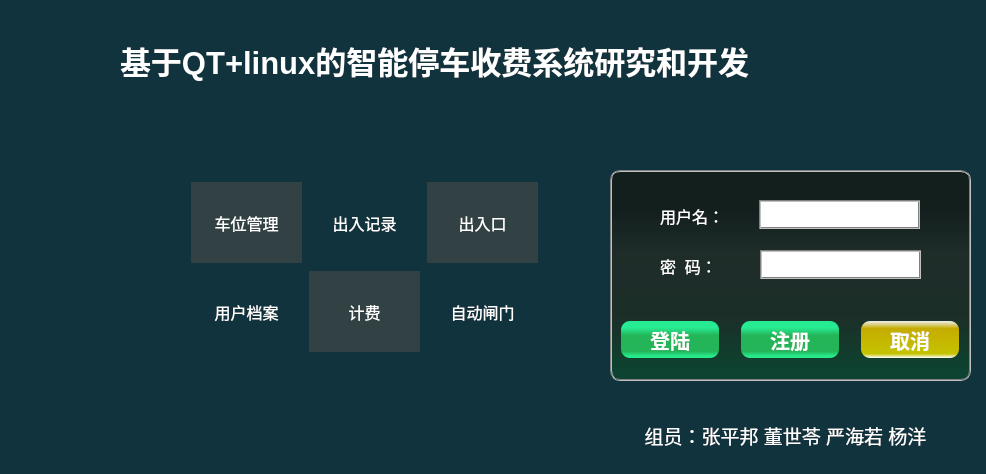
<?xml version="1.0" encoding="UTF-8"?>
<ui version="4.0">
 <class>Login</class>
 <widget class="QMainWindow" name="Login">
  <property name="geometry">
   <rect>
    <x>0</x>
    <y>0</y>
    <width>986</width>
    <height>474</height>
   </rect>
  </property>
  <property name="windowTitle">
   <string>MainWindow</string>
  </property>
  <property name="styleSheet">
   <string notr="true">background-color: rgb(16, 51, 61);</string>
  </property>
  <widget class="QWidget" name="centralwidget">
   <widget class="QLabel" name="label_2">
    <property name="geometry">
     <rect>
      <x>120</x>
      <y>20</y>
      <width>801</width>
      <height>81</height>
     </rect>
    </property>
    <property name="font">
     <font>
      <pointsize>23</pointsize>
      <weight>75</weight>
      <italic>false</italic>
      <bold>true</bold>
      <underline>false</underline>
      <kerning>true</kerning>
     </font>
    </property>
    <property name="mouseTracking">
     <bool>false</bool>
    </property>
    <property name="styleSheet">
     <string notr="true">color: rgb(255, 255, 255);
background-color: rgba(29, 40, 52, 0);</string>
    </property>
    <property name="frameShadow">
     <enum>QFrame::Sunken</enum>
    </property>
    <property name="text">
     <string>基于QT+linux的智能停车收费系统研究和开发</string>
    </property>
   </widget>
   <widget class="QGroupBox" name="groupBox">
    <property name="geometry">
     <rect>
      <x>610</x>
      <y>170</y>
      <width>361</width>
      <height>211</height>
     </rect>
    </property>
    <property name="styleSheet">
     <string notr="true">background-color: qlineargradient(spread:pad, x1:0, y1:0.068, x2:0, y2:1, stop:0.124378 rgba(18, 27, 23, 214), stop:0.348259 rgba(34, 44, 38, 218), stop:0.666667 rgba(30, 46, 36, 218), stop:0.940299 rgba(12, 72, 43, 187));
    border-color: rgba(29, 40, 52, 0);
    color: rgb(255, 255, 255);
    border:2px groove gray;
    border-radius:10px;
    padding:2px 4px;</string>
    </property>
    <widget class="QLabel" name="lblStatusInfo">
     <property name="geometry">
      <rect>
       <x>39</x>
       <y>110</y>
       <width>271</width>
       <height>31</height>
      </rect>
     </property>
     <property name="sizePolicy">
      <sizepolicy hsizetype="Fixed" vsizetype="Fixed">
       <horstretch>0</horstretch>
       <verstretch>0</verstretch>
      </sizepolicy>
     </property>
     <property name="font">
      <font>
       <pointsize>10</pointsize>
      </font>
     </property>
     <property name="styleSheet">
      <string notr="true">color: rgb(255, 255, 255);
border-radius:0px;
border-color: rgba(29, 40, 52, 0);
background-color: rgba(29, 40, 52, 0);</string>
     </property>
     <property name="text">
      <string/>
     </property>
    </widget>
    <widget class="QPushButton" name="pushButton_login">
     <property name="geometry">
      <rect>
       <x>10</x>
       <y>150</y>
       <width>100</width>
       <height>39</height>
      </rect>
     </property>
     <property name="sizePolicy">
      <sizepolicy hsizetype="Fixed" vsizetype="Fixed">
       <horstretch>0</horstretch>
       <verstretch>0</verstretch>
      </sizepolicy>
     </property>
     <property name="minimumSize">
      <size>
       <width>100</width>
       <height>28</height>
      </size>
     </property>
     <property name="font">
      <font>
       <pointsize>15</pointsize>
       <weight>75</weight>
       <bold>true</bold>
      </font>
     </property>
     <property name="styleSheet">
      <string notr="true">background-color: qlineargradient(spread:pad, x1:0, y1:0.068, x2:0, y2:1, stop:0.124378 rgba(38, 235, 146, 255), stop:0.348259 rgba(36, 181, 89, 255), stop:0.80597 rgba(36, 181, 89, 255), stop:0.940299 rgba(39, 234, 138, 255));
border-color: rgba(29, 40, 52, 0);
color: rgb(255, 255, 255);</string>
     </property>
     <property name="text">
      <string>登陆</string>
     </property>
     <property name="icon">
      <iconset resource="pic.qrc">
       <normaloff>:/pic/login.png</normaloff>:/pic/login.png</iconset>
     </property>
     <property name="autoDefault">
      <bool>true</bool>
     </property>
     <property name="flat">
      <bool>false</bool>
     </property>
    </widget>
    <widget class="QPushButton" name="pushButton_exit">
     <property name="geometry">
      <rect>
       <x>250</x>
       <y>150</y>
       <width>100</width>
       <height>39</height>
      </rect>
     </property>
     <property name="sizePolicy">
      <sizepolicy hsizetype="Fixed" vsizetype="Fixed">
       <horstretch>0</horstretch>
       <verstretch>0</verstretch>
      </sizepolicy>
     </property>
     <property name="minimumSize">
      <size>
       <width>100</width>
       <height>28</height>
      </size>
     </property>
     <property name="font">
      <font>
       <pointsize>15</pointsize>
       <weight>75</weight>
       <bold>true</bold>
      </font>
     </property>
     <property name="styleSheet">
      <string notr="true">background-color: qlineargradient(spread:pad, x1:1, y1:0, x2:1, y2:1, stop:0 rgba(239, 239, 239, 255), stop:0.203046 rgba(197, 172, 0, 255), stop:0.883249 rgba(197, 195, 0, 255), stop:1 rgba(255, 255, 255, 255));
border-color: rgba(29, 40, 52, 0);
color: rgb(255, 255, 255);</string>
     </property>
     <property name="text">
      <string>取消</string>
     </property>
     <property name="icon">
      <iconset resource="pic.qrc">
       <normaloff>:/pic/exit.png</normaloff>:/pic/exit.png</iconset>
     </property>
     <property name="autoDefault">
      <bool>true</bool>
     </property>
     <property name="flat">
      <bool>false</bool>
     </property>
    </widget>
    <widget class="QLineEdit" name="lineEdit_account">
     <property name="geometry">
      <rect>
       <x>149</x>
       <y>30</y>
       <width>161</width>
       <height>29</height>
      </rect>
     </property>
     <property name="font">
      <font>
       <pointsize>12</pointsize>
      </font>
     </property>
     <property name="styleSheet">
      <string notr="true">background-color: rgb(255, 255, 255);
border-radius:0px;
color: rgb(0, 0, 0);</string>
     </property>
    </widget>
    <widget class="QLabel" name="Label_2">
     <property name="geometry">
      <rect>
       <x>40</x>
       <y>30</y>
       <width>91</width>
       <height>31</height>
      </rect>
     </property>
     <property name="font">
      <font>
       <pointsize>12</pointsize>
      </font>
     </property>
     <property name="styleSheet">
      <string notr="true">color: rgb(255, 255, 255);
border-radius:0px;
border-color: rgba(29, 40, 52, 0);
background-color: rgba(29, 40, 52, 0);</string>
     </property>
     <property name="text">
      <string>用户名：</string>
     </property>
    </widget>
    <widget class="QLineEdit" name="lineEdit_pw">
     <property name="geometry">
      <rect>
       <x>150</x>
       <y>80</y>
       <width>161</width>
       <height>29</height>
      </rect>
     </property>
     <property name="font">
      <font>
       <pointsize>10</pointsize>
      </font>
     </property>
     <property name="styleSheet">
      <string notr="true">background-color: rgb(255, 255, 255);
border-radius:0px;
color: rgb(0, 0, 0);</string>
     </property>
     <property name="text">
      <string/>
     </property>
     <property name="echoMode">
      <enum>QLineEdit::Password</enum>
     </property>
    </widget>
    <widget class="QLabel" name="Label_3">
     <property name="geometry">
      <rect>
       <x>40</x>
       <y>80</y>
       <width>91</width>
       <height>31</height>
      </rect>
     </property>
     <property name="font">
      <font>
       <pointsize>12</pointsize>
      </font>
     </property>
     <property name="styleSheet">
      <string notr="true">color: rgb(255, 255, 255);
border-radius:0px;
border-color: rgba(29, 40, 52, 0);
background-color: rgba(29, 40, 52, 0);</string>
     </property>
     <property name="text">
      <string>密  码：</string>
     </property>
    </widget>
    <widget class="QPushButton" name="pushButton_register">
     <property name="geometry">
      <rect>
       <x>130</x>
       <y>150</y>
       <width>100</width>
       <height>39</height>
      </rect>
     </property>
     <property name="sizePolicy">
      <sizepolicy hsizetype="Fixed" vsizetype="Fixed">
       <horstretch>0</horstretch>
       <verstretch>0</verstretch>
      </sizepolicy>
     </property>
     <property name="minimumSize">
      <size>
       <width>100</width>
       <height>28</height>
      </size>
     </property>
     <property name="font">
      <font>
       <pointsize>15</pointsize>
       <weight>75</weight>
       <bold>true</bold>
      </font>
     </property>
     <property name="styleSheet">
      <string notr="true">background-color: qlineargradient(spread:pad, x1:0, y1:0.068, x2:0, y2:1, stop:0.124378 rgba(38, 235, 146, 255), stop:0.348259 rgba(36, 181, 89, 255), stop:0.80597 rgba(36, 181, 89, 255), stop:0.940299 rgba(39, 234, 138, 255));
border-color: rgba(29, 40, 52, 0);
color: rgb(255, 255, 255);</string>
     </property>
     <property name="text">
      <string>注册</string>
     </property>
     <property name="icon">
      <iconset resource="pic.qrc">
       <normaloff>:/pic/login.png</normaloff>:/pic/login.png</iconset>
     </property>
     <property name="autoDefault">
      <bool>true</bool>
     </property>
     <property name="flat">
      <bool>false</bool>
     </property>
    </widget>
   </widget>
   <widget class="QLabel" name="label_4">
    <property name="geometry">
     <rect>
      <x>10</x>
      <y>190</y>
      <width>171</width>
      <height>231</height>
     </rect>
    </property>
    <property name="text">
     <string/>
    </property>
    <property name="pixmap">
     <pixmap resource="pic.qrc">:/pic/pcar.png</pixmap>
    </property>
    <property name="scaledContents">
     <bool>true</bool>
    </property>
   </widget>
   <widget class="QWidget" name="layoutWidget">
    <property name="geometry">
     <rect>
      <x>190</x>
      <y>180</y>
      <width>349</width>
      <height>175</height>
     </rect>
    </property>
    <layout class="QGridLayout" name="gridLayout">
     <item row="1" column="1">
      <widget class="QToolButton" name="toolButton_5">
       <property name="minimumSize">
        <size>
         <width>111</width>
         <height>81</height>
        </size>
       </property>
       <property name="font">
        <font>
         <pointsize>12</pointsize>
        </font>
       </property>
       <property name="mouseTracking">
        <bool>false</bool>
       </property>
       <property name="acceptDrops">
        <bool>false</bool>
       </property>
       <property name="autoFillBackground">
        <bool>false</bool>
       </property>
       <property name="styleSheet">
        <string notr="true">background-color: qlineargradient(spread:pad, x1:0.821, y1:0.011, x2:0.785, y2:1, stop:0.497512 rgba(60, 70, 71, 195));
color: rgb(255, 255, 255);
</string>
       </property>
       <property name="text">
        <string>计费</string>
       </property>
       <property name="icon">
        <iconset resource="pic.qrc">
         <normaloff>:/pic/AM.png</normaloff>:/pic/AM.png</iconset>
       </property>
       <property name="iconSize">
        <size>
         <width>50</width>
         <height>50</height>
        </size>
       </property>
       <property name="autoRepeat">
        <bool>false</bool>
       </property>
       <property name="autoExclusive">
        <bool>false</bool>
       </property>
       <property name="autoRepeatDelay">
        <number>300</number>
       </property>
       <property name="popupMode">
        <enum>QToolButton::DelayedPopup</enum>
       </property>
       <property name="toolButtonStyle">
        <enum>Qt::ToolButtonTextUnderIcon</enum>
       </property>
       <property name="autoRaise">
        <bool>true</bool>
       </property>
       <property name="arrowType">
        <enum>Qt::NoArrow</enum>
       </property>
      </widget>
     </item>
     <item row="0" column="2">
      <widget class="QToolButton" name="toolButton_3">
       <property name="minimumSize">
        <size>
         <width>111</width>
         <height>81</height>
        </size>
       </property>
       <property name="font">
        <font>
         <pointsize>12</pointsize>
        </font>
       </property>
       <property name="styleSheet">
        <string notr="true">background-color: qlineargradient(spread:pad, x1:0.821, y1:0.011, x2:0.785, y2:1, stop:0.497512 rgba(60, 70, 71, 195));
color: rgb(255, 255, 255);
</string>
       </property>
       <property name="text">
        <string>出入口</string>
       </property>
       <property name="icon">
        <iconset resource="pic.qrc">
         <normaloff>:/pic/in&amp;out.png</normaloff>:/pic/in&amp;out.png</iconset>
       </property>
       <property name="iconSize">
        <size>
         <width>50</width>
         <height>50</height>
        </size>
       </property>
       <property name="toolButtonStyle">
        <enum>Qt::ToolButtonTextUnderIcon</enum>
       </property>
       <property name="autoRaise">
        <bool>true</bool>
       </property>
      </widget>
     </item>
     <item row="1" column="0">
      <widget class="QToolButton" name="toolButton_4">
       <property name="minimumSize">
        <size>
         <width>111</width>
         <height>81</height>
        </size>
       </property>
       <property name="font">
        <font>
         <pointsize>12</pointsize>
        </font>
       </property>
       <property name="styleSheet">
        <string notr="true">color: rgb(255, 255, 255);</string>
       </property>
       <property name="text">
        <string>用户档案</string>
       </property>
       <property name="icon">
        <iconset resource="pic.qrc">
         <normaloff>:/pic/record.png</normaloff>:/pic/record.png</iconset>
       </property>
       <property name="iconSize">
        <size>
         <width>50</width>
         <height>50</height>
        </size>
       </property>
       <property name="toolButtonStyle">
        <enum>Qt::ToolButtonTextUnderIcon</enum>
       </property>
       <property name="autoRaise">
        <bool>true</bool>
       </property>
      </widget>
     </item>
     <item row="1" column="2">
      <widget class="QToolButton" name="toolButton_10">
       <property name="minimumSize">
        <size>
         <width>111</width>
         <height>81</height>
        </size>
       </property>
       <property name="font">
        <font>
         <pointsize>12</pointsize>
        </font>
       </property>
       <property name="styleSheet">
        <string notr="true">color: rgb(255, 255, 255);</string>
       </property>
       <property name="text">
        <string>自动闸门</string>
       </property>
       <property name="icon">
        <iconset resource="pic.qrc">
         <normaloff>:/pic/gate.png</normaloff>:/pic/gate.png</iconset>
       </property>
       <property name="iconSize">
        <size>
         <width>50</width>
         <height>50</height>
        </size>
       </property>
       <property name="toolButtonStyle">
        <enum>Qt::ToolButtonTextUnderIcon</enum>
       </property>
       <property name="autoRaise">
        <bool>true</bool>
       </property>
      </widget>
     </item>
     <item row="0" column="0">
      <widget class="QToolButton" name="toolButton">
       <property name="minimumSize">
        <size>
         <width>111</width>
         <height>81</height>
        </size>
       </property>
       <property name="font">
        <font>
         <pointsize>12</pointsize>
        </font>
       </property>
       <property name="styleSheet">
        <string notr="true">background-color: qlineargradient(spread:pad, x1:0.821, y1:0.011, x2:0.785, y2:1, stop:0.497512 rgba(60, 70, 71, 195));
color: rgb(255, 255, 255);
</string>
       </property>
       <property name="text">
        <string>车位管理</string>
       </property>
       <property name="icon">
        <iconset resource="pic.qrc">
         <normaloff>:/pic/parking2.png</normaloff>:/pic/parking2.png</iconset>
       </property>
       <property name="iconSize">
        <size>
         <width>50</width>
         <height>50</height>
        </size>
       </property>
       <property name="toolButtonStyle">
        <enum>Qt::ToolButtonTextUnderIcon</enum>
       </property>
       <property name="autoRaise">
        <bool>true</bool>
       </property>
      </widget>
     </item>
     <item row="0" column="1">
      <widget class="QToolButton" name="toolButton_2">
       <property name="minimumSize">
        <size>
         <width>111</width>
         <height>81</height>
        </size>
       </property>
       <property name="font">
        <font>
         <pointsize>12</pointsize>
        </font>
       </property>
       <property name="styleSheet">
        <string notr="true">color: rgb(255, 255, 255);</string>
       </property>
       <property name="text">
        <string>出入记录</string>
       </property>
       <property name="icon">
        <iconset resource="pic.qrc">
         <normaloff>:/pic/in&amp;out_log.png</normaloff>:/pic/in&amp;out_log.png</iconset>
       </property>
       <property name="iconSize">
        <size>
         <width>50</width>
         <height>50</height>
        </size>
       </property>
       <property name="toolButtonStyle">
        <enum>Qt::ToolButtonTextUnderIcon</enum>
       </property>
       <property name="autoRaise">
        <bool>true</bool>
       </property>
      </widget>
     </item>
    </layout>
   </widget>
   <widget class="QLabel" name="label_6">
    <property name="geometry">
     <rect>
      <x>130</x>
      <y>90</y>
      <width>761</width>
      <height>61</height>
     </rect>
    </property>
    <property name="styleSheet">
     <string notr="true">background-color: rgb(16, 51, 61);</string>
    </property>
    <property name="text">
     <string/>
    </property>
    <property name="pixmap">
     <pixmap resource="pic.qrc">:/pic/light.png</pixmap>
    </property>
    <property name="scaledContents">
     <bool>true</bool>
    </property>
   </widget>
   <widget class="QLabel" name="label">
    <property name="geometry">
     <rect>
      <x>590</x>
      <y>420</y>
      <width>391</width>
      <height>31</height>
     </rect>
    </property>
    <property name="text">
     <string>&lt;html&gt;&lt;head/&gt;&lt;body&gt;&lt;p align=&quot;center&quot;&gt;&lt;span style=&quot; font-size:14pt; color:#ffffff;&quot;&gt;组员：张平邦 董世苓 严海若 杨洋&lt;/span&gt;&lt;/p&gt;&lt;/body&gt;&lt;/html&gt;</string>
    </property>
   </widget>
  </widget>
  <widget class="QMenuBar" name="menubar">
   <property name="geometry">
    <rect>
     <x>0</x>
     <y>0</y>
     <width>986</width>
     <height>26</height>
    </rect>
   </property>
  </widget>
  <widget class="QStatusBar" name="statusbar"/>
 </widget>
 <resources>
  <include location="pic.qrc"/>
 </resources>
 <connections/>
</ui>
